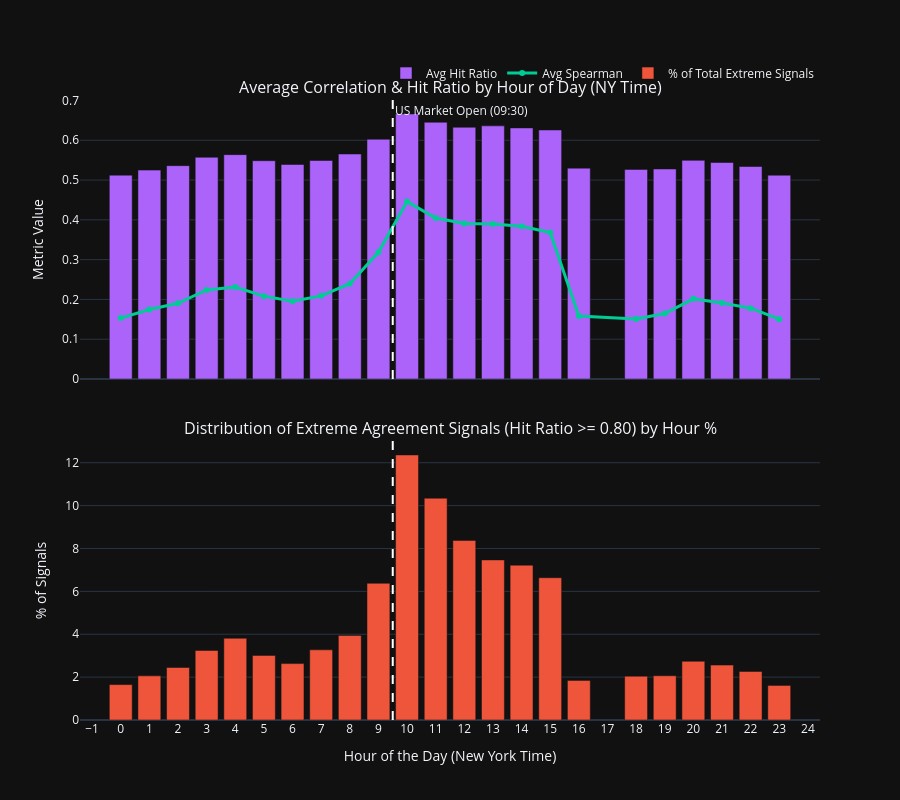

Notebook cell for this chart:
### Markdown cell above
## 6. Intraday Seasonality Analysis (Time of Day)

A common pitfall in cross-asset correlation strategies is falling for "fake" signals generated during low-liquidity periods (e.g., Asian session or early US pre-market). During these times, a single erratic print can artificially pump the standard deviation and rolling correlation.

To filter out this noise, we analyze the average metrics based on the **Time of Day**. 
We temporarily convert the index to New York time (`America/New_York`) to intuitively observe the behavioral shift when Regular Trading Hours (RTH) begin at 09:30 AM EST.

### Code cell
# ==========================================
# CELL 6: INTRADAY SEASONALITY (TIME OF DAY)
# ==========================================

# 1. Create a copy and convert timezone to New York for intuitive trading hours
df_ny = df.copy()
df_ny.index = df_ny.index.tz_convert('America/New_York')

# 2. Extract the hour of the day (0 to 23)
df_ny['hour'] = df_ny.index.hour

# 3. Calculate average metrics per hour
hourly_stats = df_ny.groupby('hour')[['hit_ratio', 'corr_spearman', 'corr_pearson']].mean()

# Calculate what percentage of the "Extreme Regimes" (Hit Ratio >= 0.80) happens in each hour
df_ny['extreme_regime'] = (df_ny['hit_ratio'] >= 0.80).astype(int)
hourly_extreme_freq = df_ny.groupby('hour')['extreme_regime'].sum()
hourly_extreme_pct = (hourly_extreme_freq / hourly_extreme_freq.sum()) * 100

# 4. Visualization
fig = make_subplots(
    rows=2, cols=1, 
    shared_xaxes=True,
    vertical_spacing=0.1,
    subplot_titles=(
        "Average Correlation & Hit Ratio by Hour of Day (NY Time)",
        "Distribution of Extreme Agreement Signals (Hit Ratio >= 0.80) by Hour %"
    )
)

# --- ROW 1: Average Metrics ---
fig.add_trace(go.Bar(x=hourly_stats.index, y=hourly_stats['hit_ratio'], 
                     name='Avg Hit Ratio', marker_color='#AB63FA'), row=1, col=1)
fig.add_trace(go.Scatter(x=hourly_stats.index, y=hourly_stats['corr_spearman'], 
                         mode='lines+markers', name='Avg Spearman', line=dict(color='#00CC96', width=3)), row=1, col=1)

# Add reference line for open of US Regular Trading Hours (09:30 AM -> hour 9)
fig.add_vline(x=9.5, line_width=2, line_dash="dash", line_color="white", 
              annotation_text="US Market Open (09:30)", annotation_position="top right", row=1, col=1)

# --- ROW 2: Extreme Signal Frequency ---
fig.add_trace(go.Bar(x=hourly_extreme_pct.index, y=hourly_extreme_pct.values, 
                     name='% of Total Extreme Signals', marker_color='#EF553B'), row=2, col=1)
fig.add_vline(x=9.5, line_width=2, line_dash="dash", line_color="white", row=2, col=1)

# Formatting
fig.update_layout(
    height=800,
    hovermode="x unified",
    xaxis2=dict(title="Hour of the Day (New York Time)", tickmode='linear', tick0=0, dtick=1),
    legend=dict(orientation="h", yanchor="bottom", y=1.02, xanchor="right", x=1)
)

fig.update_yaxes(title_text="Metric Value", row=1, col=1)
fig.update_yaxes(title_text="% of Signals", row=2, col=1)

fig.show()

### Figure 1 — Plotly figure (JSON) as saved in the notebook; plotly's stock layout.template omitted (floating-point values rounded to 4 significant figures)
{"data": [{"marker": {"color": "#AB63FA"}, "name": "Avg Hit Ratio", "type": "bar", "x": [0, 1, 2, 3, 4, 5, 6, 7, 8, 9, 10, 11, 12, 13, 14, 15, 16, 18, 19, 20, 21, 22, 23], "xaxis": "x", "y": [0.5124, 0.525, 0.5362, 0.5573, 0.5639, 0.5487, 0.5391, 0.5493, 0.5655, 0.6026, 0.6662, 0.6453, 0.6327, 0.6362, 0.6311, 0.6259, 0.53, 0.5268, 0.5279, 0.5496, 0.5441, 0.5341, 0.5123], "yaxis": "y"}, {"line": {"color": "#00CC96", "width": 3}, "mode": "lines+markers", "name": "Avg Spearman", "type": "scatter", "x": [0, 1, 2, 3, 4, 5, 6, 7, 8, 9, 10, 11, 12, 13, 14, 15, 16, 18, 19, 20, 21, 22, 23], "xaxis": "x", "y": [0.1531, 0.1748, 0.1902, 0.224, 0.2313, 0.2083, 0.1955, 0.209, 0.2395, 0.3184, 0.4459, 0.4045, 0.3911, 0.3898, 0.3838, 0.3679, 0.1583, 0.1506, 0.1645, 0.2014, 0.1913, 0.1779, 0.1503], "yaxis": "y"}, {"marker": {"color": "#EF553B"}, "name": "% of Total Extreme Signals", "type": "bar", "x": [0, 1, 2, 3, 4, 5, 6, 7, 8, 9, 10, 11, 12, 13, 14, 15, 16, 18, 19, 20, 21, 22, 23], "xaxis": "x2", "y": [1.652, 2.059, 2.45, 3.245, 3.812, 3.013, 2.631, 3.273, 3.945, 6.376, 12.36, 10.35, 8.378, 7.467, 7.223, 6.637, 1.845, 2.043, 2.064, 2.739, 2.561, 2.266, 1.612], "yaxis": "y2"}], "layout": {"annotations": [{"font": {"size": 16}, "showarrow": false, "text": "Average Correlation & Hit Ratio by Hour of Day (NY Time)", "x": 0.5, "xanchor": "center", "xref": "paper", "y": 1, "yanchor": "bottom", "yref": "paper"}, {"font": {"size": 16}, "showarrow": false, "text": "Distribution of Extreme Agreement Signals (Hit Ratio >= 0.80) by Hour %", "x": 0.5, "xanchor": "center", "xref": "paper", "y": 0.45, "yanchor": "bottom", "yref": "paper"}, {"showarrow": false, "text": "US Market Open (09:30)", "x": 9.5, "xanchor": "left", "xref": "x", "y": 1, "yanchor": "top", "yref": "y domain"}], "height": 800, "hovermode": "x unified", "legend": {"orientation": "h", "x": 1, "xanchor": "right", "y": 1.02, "yanchor": "bottom"}, "shapes": [{"line": {"color": "white", "dash": "dash", "width": 2}, "type": "line", "x0": 9.5, "x1": 9.5, "xref": "x", "y0": 0, "y1": 1, "yref": "y domain"}, {"line": {"color": "white", "dash": "dash", "width": 2}, "type": "line", "x0": 9.5, "x1": 9.5, "xref": "x2", "y0": 0, "y1": 1, "yref": "y2 domain"}], "xaxis": {"anchor": "y", "domain": [0, 1], "matches": "x2", "showticklabels": false}, "xaxis2": {"anchor": "y2", "domain": [0, 1], "dtick": 1, "tick0": 0, "tickmode": "linear", "title": {"text": "Hour of the Day (New York Time)"}}, "yaxis": {"anchor": "x", "domain": [0.55, 1], "title": {"text": "Metric Value"}}, "yaxis2": {"anchor": "x2", "domain": [0, 0.45], "title": {"text": "% of Signals"}}}}
